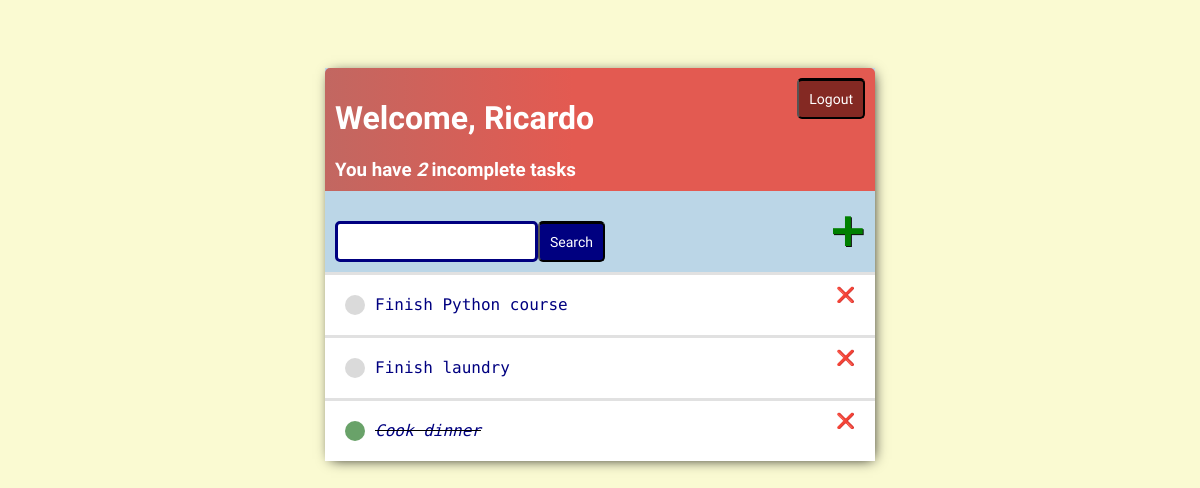
The app's page / (signed in) with its own data.
### base/models.py (models this page shows)
class Task(models.Model):
    user = models.ForeignKey(User,
                             on_delete=models.CASCADE,
                             null=True,
                             blank=True)
    title = models.CharField(max_length=200)
    description = models.TextField(null=True,
                                   blank=True)
    complete = models.BooleanField(default=False)
    created = models.DateTimeField(auto_now_add=True)
    def __str__(self):
        return self.title
    class Goal:
        ordering = ['complete']

### base/views.py (the view)
# urls.py: urlpatterns = [path('', ListToDo.as_view(), name='tasks'),
class  ListToDo(LoginRequiredMixin, ListView):
    model = Task
    context_object_name = 'tasks'
    def get_context_data(self, **kwargs):
        context = super().get_context_data(**kwargs)
        context['tasks'] = context['tasks'].filter(user=self.request.user)
        context['count'] = context['tasks'].filter(complete=False).count()
        to_search =self.request.GET.get('area-search') or ''
        if to_search:
            context['tasks'] = context['tasks'].filter(title__icontains=to_search)
        context['to_search'] = to_search
        return context

### base/templates/base/task_list.html (shortened to what this page needs)
{% extends 'base/main.html' %}
{% block content %}
    <div class="top-bar">
        <div>
            <h1>Welcome, {{request.user|title}}</h1>
            <h3 style="margin:0">You have <i>{{count}}</i> incomplete task{{count|pluralize}}</h3>
        </div>
        {% if request.user.is_authenticated %}
        <form action="{% url 'logout' %}" method="post">
                  <button class="logout-button" type="submit" class="btn btn-info">Logout</button>
        </form>
        {% else %}
            <a href="{% url 'login'  %}">Login</a>
        {% endif %}
    </div>
    <div id="container-add-search">
         <form method="GET" style="margin-top: 20px; display: flex;">
            <input type="text" name="area-search" value="{{to_search}}">
            <input class="button" type="submit" value="Search">
        </form>
        <a id="url-add" href="{% url 'create-task' %}">&#128933;</a>
    </div>
    <div class="container-items-tasks">
        {% for task in tasks %}
        <div class="container-tasks">
            {% if task.complete %}
            <div class="title-task">
                <div class="icon-complete"></div>
                <i><s><a href="{% url 'update-task' task.id %}">{{task}}</a></s></i>
            </div>
            <a class="url-delete" href="{% url 'delete-task' task.id %}">&#x274C;</a>
            {% else %}
            <div class="title-task">
                <div class="icon-incomplete"></div>
                <a href="{% url 'update-task' task.id %}">{{task}}</a>
            </div>
            <a class="url-delete" href="{% url 'delete-task' task.id %}">&#x274C;</a>
            {% endif %}
        </div>
        {% empty %}
        <h3>No items in this list</h3>
        {% endfor %}
    </div>
{% endblock content %}

### base/templates/base/main.html (style rules this page uses)
body { background-color: lightgoldenrodyellow; font-family: "Sometype Mono", monospace; padding-top: 60px; }
h1, h2, h3, h4, h5, h6 { font-family: "Rowdies", sans-serif; }
a, p { color: navy; }
.top-bar { display: flex; justify-content: space-between; color: #ffffff; padding: 10px; border-radius: 5px 5px 0 0; background: linear-gradient(90deg, #C26761 0%, #E35A51 45%, #E35A51 100%); }
.container-tasks { display: flex; display-items: center; justify-content: space-between; padding: 20px; background-color: #ffffff; border-top: 3px solid rgb(225, 225, 225); }
.title-task { display: flex; }
.title-task a { text-decoration: none; color: navy; margin-left: 10px; }
.icon-complete { height: 20px; width: 20px; background-color: rgb(105, 162, 105); border-radius: 50px; }
.icon-incomplete { height: 20px; width: 20px; background-color: rgb(218, 218, 218); border-radius: 50px; }
.url-delete { text-decoration: none; font-weight: 900; line-height: 0; font-size: 15px; }
#container-add-search { display: flex; align-items: center; justify-content: space-between; padding: 10px; }
#url-add { text-decoration: none; font-size: 45px; text-shadow: 1px 1px #111111; color: green; }
input[type=text], input[type=password], textarea { border: 3px solid navy; border-radius: 5px; padding: 10px; width: 90%; }
.button { font-family: "Rowdies", sans-serif; border-top: 3px solid black; background-color: navy; color: white; padding: 10px; font-size: 14px; border-radius: 5px; cursor: pointer; text-decoration: none; }
.logout-button { font-family: "Rowdies", sans-serif; border-top: 3px solid black; background-color: #842923; color: white; padding: 10px; font-size: 14px; border-radius: 5px; cursor: pointer; text-decoration: none; }

### records on screen
Task: title "Finish Python course"
Task: title "Finish laundry"
Task: title "Cook dinner"

### other values on screen
{{ request.user|title }} "Ricardo"
{{ count }} "2"
